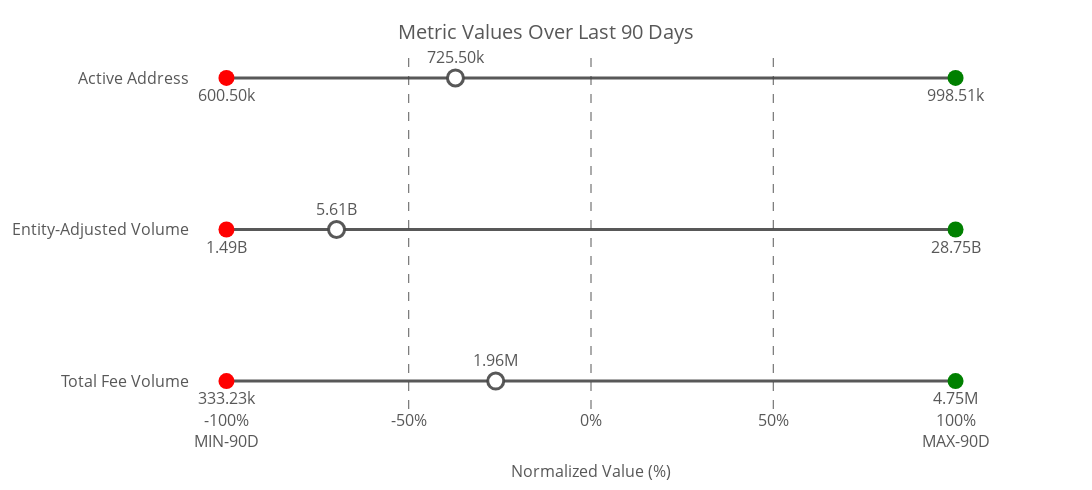

Notebook source saved alongside this figure:
### Code cell
# Manually define metrics and their titles
metrics_titles = {
    'volume_sum':' Total Fee Volume',
    'transfers_volume_entity_adjusted_sum':'Entity-Adjusted Volume',
    'active_count':'Active Address'
    
    # Add more metrics and titles as needed
}

# Create the dot plot
fig = create_dot_plot(merged_df, metrics_titles)

# Show the plot
fig.show()

# Optionally, save the plot as an HTML file
import plotly.io as pio
pio.write_html(fig, file='normalized_fundamental2_raw_metrics_dot_plot.html')

### Figure 1 — Plotly figure (JSON) as saved in the notebook; plotly's stock layout.template omitted (floating-point values rounded to 4 significant figures)
{"data": [{"line": {"color": "rgba(70, 70, 70, 0.9)", "width": 3}, "mode": "lines", "showlegend": false, "x": [-100, 100], "y": [" Total Fee Volume", " Total Fee Volume"], "type": "scatter"}, {"marker": {"color": "red", "size": 16, "symbol": "circle"}, "mode": "markers+text", "name": " Total Fee Volume Min", "text": ["333.23k"], "textfont": {"color": "rgba(70, 70, 70, 0.9)", "size": 16}, "textposition": "bottom center", "x": [-100], "y": [" Total Fee Volume"], "type": "scatter"}, {"marker": {"color": "green", "size": 16, "symbol": "circle"}, "mode": "markers+text", "name": " Total Fee Volume Max", "text": ["4.75M"], "textfont": {"color": "rgba(70, 70, 70, 0.9)", "size": 16}, "textposition": "bottom center", "x": [100], "y": [" Total Fee Volume"], "type": "scatter"}, {"marker": {"color": "white", "line": {"color": "rgba(70, 70, 70, 0.9)", "width": 3}, "size": 16, "symbol": "circle"}, "mode": "markers+text", "name": " Total Fee Volume Current", "text": ["1.96M"], "textfont": {"color": "rgba(70, 70, 70, 0.9)", "size": 16}, "textposition": "top center", "x": [-26.13], "y": [" Total Fee Volume"], "type": "scatter"}, {"line": {"color": "rgba(70, 70, 70, 0.9)", "width": 3}, "mode": "lines", "showlegend": false, "x": [-100, 100], "y": ["Entity-Adjusted Volume", "Entity-Adjusted Volume"], "type": "scatter"}, {"marker": {"color": "red", "size": 16, "symbol": "circle"}, "mode": "markers+text", "name": "Entity-Adjusted Volume Min", "text": ["1.49B"], "textfont": {"color": "rgba(70, 70, 70, 0.9)", "size": 16}, "textposition": "bottom center", "x": [-100], "y": ["Entity-Adjusted Volume"], "type": "scatter"}, {"marker": {"color": "green", "size": 16, "symbol": "circle"}, "mode": "markers+text", "name": "Entity-Adjusted Volume Max", "text": ["28.75B"], "textfont": {"color": "rgba(70, 70, 70, 0.9)", "size": 16}, "textposition": "bottom center", "x": [100], "y": ["Entity-Adjusted Volume"], "type": "scatter"}, {"marker": {"color": "white", "line": {"color": "rgba(70, 70, 70, 0.9)", "width": 3}, "size": 16, "symbol": "circle"}, "mode": "markers+text", "name": "Entity-Adjusted Volume Current", "text": ["5.61B"], "textfont": {"color": "rgba(70, 70, 70, 0.9)", "size": 16}, "textposition": "top center", "x": [-69.8], "y": ["Entity-Adjusted Volume"], "type": "scatter"}, {"line": {"color": "rgba(70, 70, 70, 0.9)", "width": 3}, "mode": "lines", "showlegend": false, "x": [-100, 100], "y": ["Active Address", "Active Address"], "type": "scatter"}, {"marker": {"color": "red", "size": 16, "symbol": "circle"}, "mode": "markers+text", "name": "Active Address Min", "text": ["600.50k"], "textfont": {"color": "rgba(70, 70, 70, 0.9)", "size": 16}, "textposition": "bottom center", "x": [-100], "y": ["Active Address"], "type": "scatter"}, {"marker": {"color": "green", "size": 16, "symbol": "circle"}, "mode": "markers+text", "name": "Active Address Max", "text": ["998.51k"], "textfont": {"color": "rgba(70, 70, 70, 0.9)", "size": 16}, "textposition": "bottom center", "x": [100], "y": ["Active Address"], "type": "scatter"}, {"marker": {"color": "white", "line": {"color": "rgba(70, 70, 70, 0.9)", "width": 3}, "size": 16, "symbol": "circle"}, "mode": "markers+text", "name": "Active Address Current", "text": ["725.50k"], "textfont": {"color": "rgba(70, 70, 70, 0.9)", "size": 16}, "textposition": "top center", "x": [-37.19], "y": ["Active Address"], "type": "scatter"}], "layout": {"shapes": [{"line": {"color": "rgba(70, 70, 70, 0.9)", "dash": "dash", "width": 1}, "type": "line", "x0": -50, "x1": -50, "xref": "x", "y0": 0, "y1": 1, "yref": "paper"}, {"line": {"color": "rgba(70, 70, 70, 0.9)", "dash": "dash", "width": 1}, "type": "line", "x0": 0, "x1": 0, "xref": "x", "y0": 0, "y1": 1, "yref": "paper"}, {"line": {"color": "rgba(70, 70, 70, 0.9)", "dash": "dash", "width": 1}, "type": "line", "x0": 50, "x1": 50, "xref": "x", "y0": 0, "y1": 1, "yref": "paper"}], "title": {"font": {"color": "rgba(70, 70, 70, 0.9)", "size": 20}, "text": "Metric Values Over Last 90 Days", "y": 0.95, "x": 0.5, "xanchor": "center", "yanchor": "top"}, "xaxis": {"title": {"font": {"color": "rgba(70, 70, 70, 0.9)", "size": 16}, "text": "Normalized Value (%)"}, "tickfont": {"color": "rgba(70, 70, 70, 0.9)", "size": 16}, "showgrid": false, "range": [-110, 110], "tickvals": [-100, -50, 0, 50, 100], "ticktext": ["-100%<br>MIN-90D", "-50%", "0%", "50%", "100%<br>MAX-90D"], "showline": false, "zeroline": false}, "yaxis": {"tickfont": {"color": "rgba(70, 70, 70, 0.9)", "size": 16}, "title": {"standoff": 35}, "tickmode": "array", "tickvals": [0, 1, 2], "ticktext": [" Total Fee Volume", "Entity-Adjusted Volume", "Active Address"], "side": "left", "showgrid": false}, "margin": {"l": 100, "r": 100, "t": 50, "b": 20}, "font": {"color": "rgba(70, 70, 70, 0.9)", "size": 14}, "height": 490, "width": 1200, "showlegend": false, "plot_bgcolor": "white", "paper_bgcolor": "white"}}
